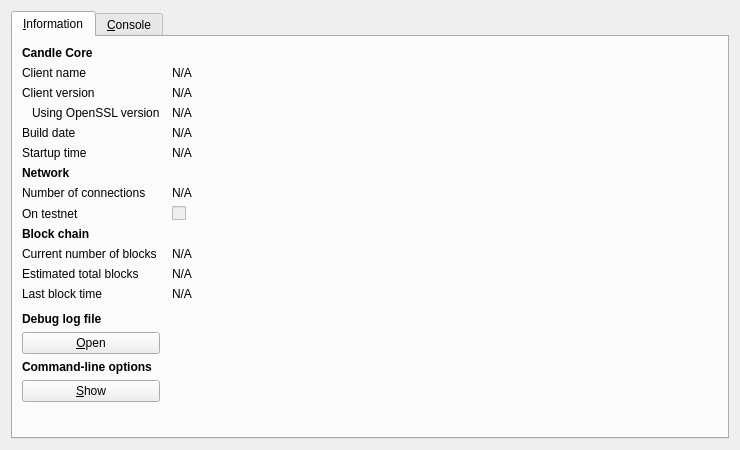
<?xml version="1.0" encoding="UTF-8"?>
<ui version="4.0">
 <class>RPCConsole</class>
 <widget class="QDialog" name="RPCConsole">
  <property name="geometry">
   <rect>
    <x>0</x>
    <y>0</y>
    <width>740</width>
    <height>450</height>
   </rect>
  </property>
  <property name="windowTitle">
   <string>Candle - Debug window</string>
  </property>
  <layout class="QVBoxLayout" name="verticalLayout_2">
   <item>
    <widget class="QTabWidget" name="tabWidget">
     <property name="currentIndex">
      <number>0</number>
     </property>
     <widget class="QWidget" name="tab_info">
      <attribute name="title">
       <string>&amp;Information</string>
      </attribute>
      <layout class="QGridLayout" name="gridLayout" columnstretch="0,1">
       <property name="horizontalSpacing">
        <number>12</number>
       </property>
       <item row="0" column="0">
        <widget class="QLabel" name="label_9">
         <property name="font">
          <font>
           <weight>75</weight>
           <bold>true</bold>
          </font>
         </property>
         <property name="text">
          <string>Candle Core</string>
         </property>
        </widget>
       </item>
       <item row="1" column="0">
        <widget class="QLabel" name="label_5">
         <property name="text">
          <string>Client name</string>
         </property>
        </widget>
       </item>
       <item row="1" column="1">
        <widget class="QLabel" name="clientName">
         <property name="cursor">
          <cursorShape>IBeamCursor</cursorShape>
         </property>
         <property name="text">
          <string>N/A</string>
         </property>
         <property name="textFormat">
          <enum>Qt::PlainText</enum>
         </property>
         <property name="textInteractionFlags">
          <set>Qt::LinksAccessibleByMouse|Qt::TextSelectableByKeyboard|Qt::TextSelectableByMouse</set>
         </property>
        </widget>
       </item>
       <item row="2" column="0">
        <widget class="QLabel" name="label_6">
         <property name="text">
          <string>Client version</string>
         </property>
        </widget>
       </item>
       <item row="2" column="1">
        <widget class="QLabel" name="clientVersion">
         <property name="cursor">
          <cursorShape>IBeamCursor</cursorShape>
         </property>
         <property name="text">
          <string>N/A</string>
         </property>
         <property name="textFormat">
          <enum>Qt::PlainText</enum>
         </property>
         <property name="textInteractionFlags">
          <set>Qt::LinksAccessibleByMouse|Qt::TextSelectableByKeyboard|Qt::TextSelectableByMouse</set>
         </property>
        </widget>
       </item>
       <item row="3" column="0">
        <widget class="QLabel" name="label_14">
         <property name="text">
          <string>Using OpenSSL version</string>
         </property>
         <property name="indent">
          <number>10</number>
         </property>
        </widget>
       </item>
       <item row="3" column="1">
        <widget class="QLabel" name="openSSLVersion">
         <property name="cursor">
          <cursorShape>IBeamCursor</cursorShape>
         </property>
         <property name="text">
          <string>N/A</string>
         </property>
         <property name="textFormat">
          <enum>Qt::PlainText</enum>
         </property>
         <property name="textInteractionFlags">
          <set>Qt::LinksAccessibleByMouse|Qt::TextSelectableByKeyboard|Qt::TextSelectableByMouse</set>
         </property>
        </widget>
       </item>
       <item row="4" column="0">
        <widget class="QLabel" name="label_12">
         <property name="text">
          <string>Build date</string>
         </property>
        </widget>
       </item>
       <item row="4" column="1">
        <widget class="QLabel" name="buildDate">
         <property name="cursor">
          <cursorShape>IBeamCursor</cursorShape>
         </property>
         <property name="text">
          <string>N/A</string>
         </property>
         <property name="textFormat">
          <enum>Qt::PlainText</enum>
         </property>
         <property name="textInteractionFlags">
          <set>Qt::LinksAccessibleByMouse|Qt::TextSelectableByKeyboard|Qt::TextSelectableByMouse</set>
         </property>
        </widget>
       </item>
       <item row="5" column="0">
        <widget class="QLabel" name="label_13">
         <property name="text">
          <string>Startup time</string>
         </property>
        </widget>
       </item>
       <item row="5" column="1">
        <widget class="QLabel" name="startupTime">
         <property name="cursor">
          <cursorShape>IBeamCursor</cursorShape>
         </property>
         <property name="text">
          <string>N/A</string>
         </property>
         <property name="textFormat">
          <enum>Qt::PlainText</enum>
         </property>
         <property name="textInteractionFlags">
          <set>Qt::LinksAccessibleByMouse|Qt::TextSelectableByKeyboard|Qt::TextSelectableByMouse</set>
         </property>
        </widget>
       </item>
       <item row="6" column="0">
        <widget class="QLabel" name="label_11">
         <property name="font">
          <font>
           <weight>75</weight>
           <bold>true</bold>
          </font>
         </property>
         <property name="text">
          <string>Network</string>
         </property>
        </widget>
       </item>
       <item row="7" column="0">
        <widget class="QLabel" name="label_7">
         <property name="text">
          <string>Number of connections</string>
         </property>
        </widget>
       </item>
       <item row="7" column="1">
        <widget class="QLabel" name="numberOfConnections">
         <property name="cursor">
          <cursorShape>IBeamCursor</cursorShape>
         </property>
         <property name="text">
          <string>N/A</string>
         </property>
         <property name="textFormat">
          <enum>Qt::PlainText</enum>
         </property>
         <property name="textInteractionFlags">
          <set>Qt::LinksAccessibleByMouse|Qt::TextSelectableByKeyboard|Qt::TextSelectableByMouse</set>
         </property>
        </widget>
       </item>
       <item row="8" column="0">
        <widget class="QLabel" name="label_8">
         <property name="text">
          <string>On testnet</string>
         </property>
        </widget>
       </item>
       <item row="8" column="1">
        <widget class="QCheckBox" name="isTestNet">
         <property name="enabled">
          <bool>false</bool>
         </property>
         <property name="text">
          <string/>
         </property>
        </widget>
       </item>
       <item row="9" column="0">
        <widget class="QLabel" name="label_10">
         <property name="font">
          <font>
           <weight>75</weight>
           <bold>true</bold>
          </font>
         </property>
         <property name="text">
          <string>Block chain</string>
         </property>
        </widget>
       </item>
       <item row="10" column="0">
        <widget class="QLabel" name="label_3">
         <property name="text">
          <string>Current number of blocks</string>
         </property>
        </widget>
       </item>
       <item row="10" column="1">
        <widget class="QLabel" name="numberOfBlocks">
         <property name="cursor">
          <cursorShape>IBeamCursor</cursorShape>
         </property>
         <property name="text">
          <string>N/A</string>
         </property>
         <property name="textFormat">
          <enum>Qt::PlainText</enum>
         </property>
         <property name="textInteractionFlags">
          <set>Qt::LinksAccessibleByMouse|Qt::TextSelectableByKeyboard|Qt::TextSelectableByMouse</set>
         </property>
        </widget>
       </item>
       <item row="11" column="0">
        <widget class="QLabel" name="label_4">
         <property name="text">
          <string>Estimated total blocks</string>
         </property>
        </widget>
       </item>
       <item row="11" column="1">
        <widget class="QLabel" name="totalBlocks">
         <property name="cursor">
          <cursorShape>IBeamCursor</cursorShape>
         </property>
         <property name="text">
          <string>N/A</string>
         </property>
         <property name="textFormat">
          <enum>Qt::PlainText</enum>
         </property>
         <property name="textInteractionFlags">
          <set>Qt::LinksAccessibleByMouse|Qt::TextSelectableByKeyboard|Qt::TextSelectableByMouse</set>
         </property>
        </widget>
       </item>
       <item row="12" column="0">
        <widget class="QLabel" name="label_2">
         <property name="text">
          <string>Last block time</string>
         </property>
        </widget>
       </item>
       <item row="12" column="1">
        <widget class="QLabel" name="lastBlockTime">
         <property name="cursor">
          <cursorShape>IBeamCursor</cursorShape>
         </property>
         <property name="text">
          <string>N/A</string>
         </property>
         <property name="textFormat">
          <enum>Qt::PlainText</enum>
         </property>
         <property name="textInteractionFlags">
          <set>Qt::LinksAccessibleByMouse|Qt::TextSelectableByKeyboard|Qt::TextSelectableByMouse</set>
         </property>
        </widget>
       </item>
       <item row="13" column="0">
        <spacer name="verticalSpacer_2">
         <property name="orientation">
          <enum>Qt::Vertical</enum>
         </property>
         <property name="sizeHint" stdset="0">
          <size>
           <width>20</width>
           <height>20</height>
          </size>
         </property>
        </spacer>
       </item>
       <item row="14" column="0">
        <widget class="QLabel" name="labelDebugLogfile">
         <property name="font">
          <font>
           <weight>75</weight>
           <bold>true</bold>
          </font>
         </property>
         <property name="text">
          <string>Debug log file</string>
         </property>
        </widget>
       </item>
       <item row="15" column="0">
        <widget class="QPushButton" name="openDebugLogfileButton">
         <property name="toolTip">
          <string>Open the Candle debug log file from the current data directory. This can take a few seconds for large log files.</string>
         </property>
         <property name="text">
          <string>&amp;Open</string>
         </property>
         <property name="autoDefault">
          <bool>false</bool>
         </property>
        </widget>
       </item>
       <item row="16" column="0">
        <widget class="QLabel" name="labelCLOptions">
         <property name="font">
          <font>
           <weight>75</weight>
           <bold>true</bold>
          </font>
         </property>
         <property name="text">
          <string>Command-line options</string>
         </property>
        </widget>
       </item>
       <item row="17" column="0">
        <widget class="QPushButton" name="showCLOptionsButton">
         <property name="toolTip">
          <string>Show the Candle-Qt help message to get a list with possible Candle command-line options.</string>
         </property>
         <property name="text">
          <string>&amp;Show</string>
         </property>
         <property name="autoDefault">
          <bool>false</bool>
         </property>
        </widget>
       </item>
       <item row="18" column="0">
        <spacer name="verticalSpacer">
         <property name="orientation">
          <enum>Qt::Vertical</enum>
         </property>
         <property name="sizeHint" stdset="0">
          <size>
           <width>20</width>
           <height>40</height>
          </size>
         </property>
        </spacer>
       </item>
      </layout>
     </widget>
     <widget class="QWidget" name="tab_console">
      <attribute name="title">
       <string>&amp;Console</string>
      </attribute>
      <layout class="QVBoxLayout" name="verticalLayout_3">
       <property name="spacing">
        <number>3</number>
       </property>
       <item>
        <widget class="QTextEdit" name="messagesWidget">
         <property name="minimumSize">
          <size>
           <width>0</width>
           <height>100</height>
          </size>
         </property>
         <property name="readOnly">
          <bool>true</bool>
         </property>
         <property name="tabKeyNavigation" stdset="0">
          <bool>false</bool>
         </property>
         <property name="columnCount" stdset="0">
          <number>2</number>
         </property>
        </widget>
       </item>
       <item>
        <layout class="QHBoxLayout" name="horizontalLayout">
         <property name="spacing">
          <number>3</number>
         </property>
         <item>
          <widget class="QLabel" name="label">
           <property name="text">
            <string notr="true">&gt;</string>
           </property>
          </widget>
         </item>
         <item>
          <widget class="QLineEdit" name="lineEdit"/>
         </item>
         <item>
          <widget class="QPushButton" name="clearButton">
           <property name="maximumSize">
            <size>
             <width>24</width>
             <height>24</height>
            </size>
           </property>
           <property name="toolTip">
            <string>Clear console</string>
           </property>
           <property name="text">
            <string/>
           </property>
           <property name="icon">
            <iconset resource="../bitcoin.qrc">
             <normaloff>:/icons/remove</normaloff>:/icons/remove</iconset>
           </property>
           <property name="shortcut">
            <string notr="true">Ctrl+L</string>
           </property>
           <property name="autoDefault">
            <bool>false</bool>
           </property>
          </widget>
         </item>
        </layout>
       </item>
      </layout>
     </widget>
    </widget>
   </item>
  </layout>
 </widget>
 <resources>
  <include location="../bitcoin.qrc"/>
 </resources>
 <connections/>
</ui>
